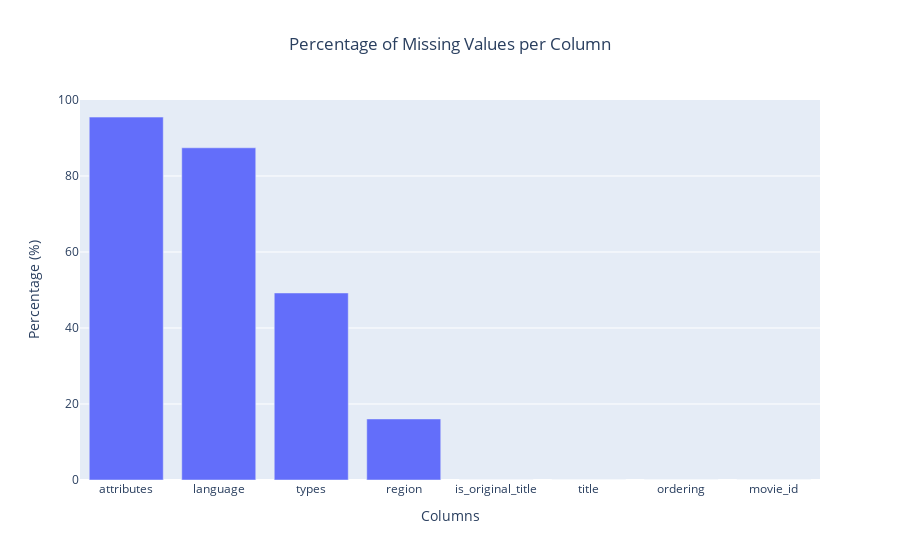

Notebook source saved alongside this figure:
### Code cell
missing_values(imdb_df)

### Figure 1 — Plotly figure (JSON) as saved in the notebook; plotly's stock layout.template omitted (floating-point values rounded to 4 significant figures)
{"data": [{"alignmentgroup": "True", "hovertemplate": "Columns=%{x}<br>Percentage (%)=%{y}<extra></extra>", "legendgroup": "", "marker": {"color": "#636efa"}, "name": "", "offsetgroup": "", "orientation": "v", "showlegend": false, "textposition": "auto", "type": "bar", "x": ["attributes", "language", "types", "region", "is_original_title", "title", "ordering", "movie_id"], "xaxis": "x", "y": [95.5, 87.42, 49.22, 16.07, 0.007537, 0, 0, 0], "yaxis": "y"}], "layout": {"barmode": "relative", "legend": {"tracegroupgap": 0}, "title": {"text": "Percentage of Missing Values per Column", "x": 0.5}, "xaxis": {"anchor": "y", "domain": [0, 1], "title": {"text": "Columns"}}, "yaxis": {"anchor": "x", "domain": [0, 1], "range": [0, 100], "title": {"text": "Percentage (%)"}}}}
